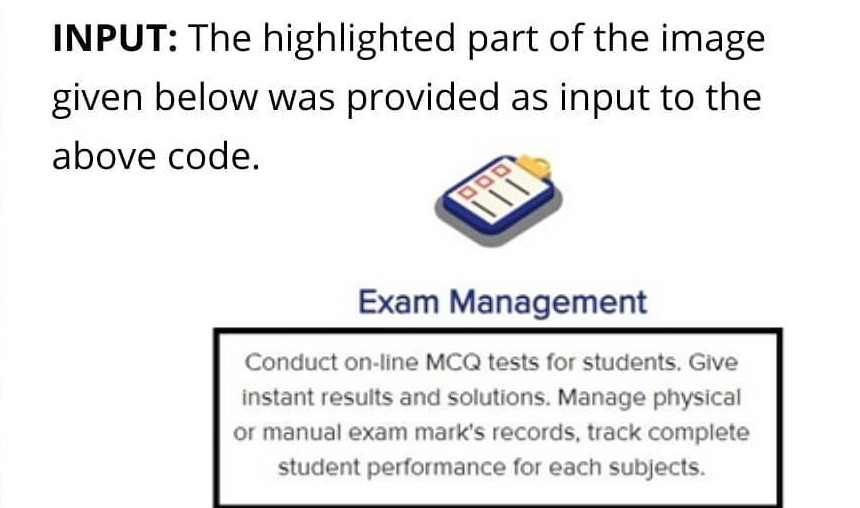
#> input picture mani9793/test.jpg, 860 x 508 px
$ python cartoon3.py
#> lines starting #> are read from the running program, lines starting #| are printed output that depends on the picture; after the words box and inside, x2 and y2 are one past the last pixel; in counts of white or black regions, pixels touching at a corner belong together
#> the answer given: ../mani9793/test.jpg
import cv2


class Cartoonizer:
    """Cartoonizer effect
        A class that applies a cartoon effect to an image.
        The class uses a bilateral filter and adaptive thresholding to create
        a cartoon effect.
    """

    def __init__(self):
        pass

    def render(self, img_rgb):
#> called with img_rgb = '../mani9793/test.jpg'
        img_rgb = cv2.imread(img_rgb)
#> img_rgb is the input picture: shape (508, 860, 3); mean B, G, R 236.4, 236.1, 236.2
        img_rgb = cv2.resize(img_rgb, (1366, 768))
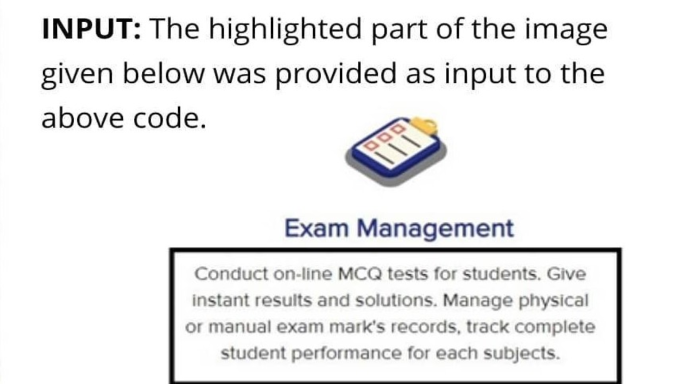
#> img_rgb: shape (768, 1366, 3) (shown at 1/2 size); mean B, G, R 236.4, 236.1, 236.1
        numDownSamples = 2  # number of downscaling steps
        numBilateralFilters = 50  # number of bilateral filtering steps
        # -- STEP 1 --
        # downsample image using Gaussian pyramid
        img_color = img_rgb
        for _ in range(numDownSamples):
            img_color = cv2.pyrDown(img_color)
#> this loop made 2 passes
#> pass 1, in render, `img_color = cv2.pyrDown(img_color)`:
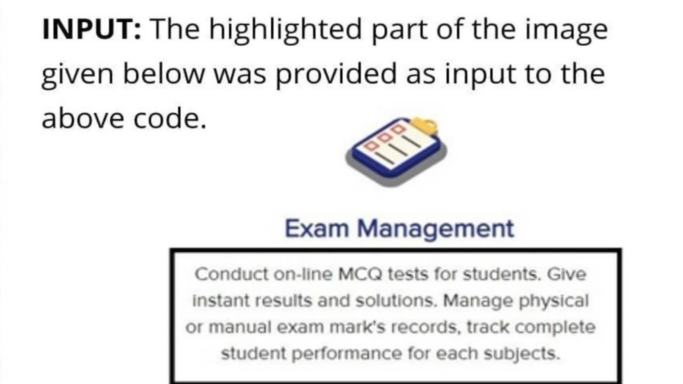
#> img_color: shape (384, 683, 3); mean B, G, R 236.5, 236.2, 236.2
#> pass 2, in render, `img_color = cv2.pyrDown(img_color)`:
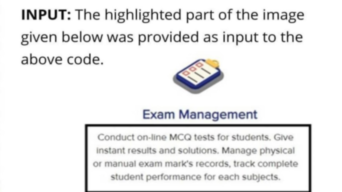
#> img_color: shape (192, 342, 3); mean B, G, R 236.7, 236.4, 236.5

        # cv2.waitKey(0)
        # repeatedly apply small bilateral filter instead of applying
        # one large filter
        for _ in range(numBilateralFilters):
            img_color = cv2.bilateralFilter(img_color, 9, 9, 7)

        # cv2.waitKey(0)
        # upsample image to original size
        for _ in range(numDownSamples):
            img_color = cv2.pyrUp(img_color)
#> this loop made 2 passes
#> pass 1, in render, `img_color = cv2.pyrUp(img_color)`:
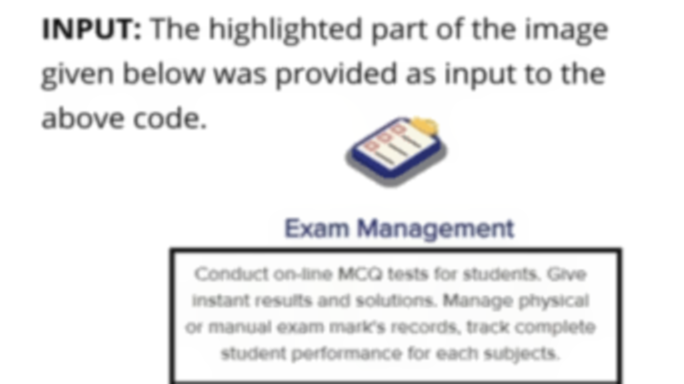
#> img_color: shape (384, 684, 3); mean B, G, R 237, 236.7, 236.7

        # cv2.waitKey(0)
        # -- STEPS 2 and 3 --
        # convert to grayscale and apply median blur
        img_gray = cv2.cvtColor(img_rgb, cv2.COLOR_RGB2GRAY)
        img_blur = cv2.medianBlur(img_gray, 3)

        # cv2.waitKey(0)
        # -- STEP 4 --
        # detect and enhance edges
        img_edge = cv2.adaptiveThreshold(img_blur, 255,
                                         cv2.ADAPTIVE_THRESH_MEAN_C,
                                         cv2.THRESH_BINARY, 11,11)
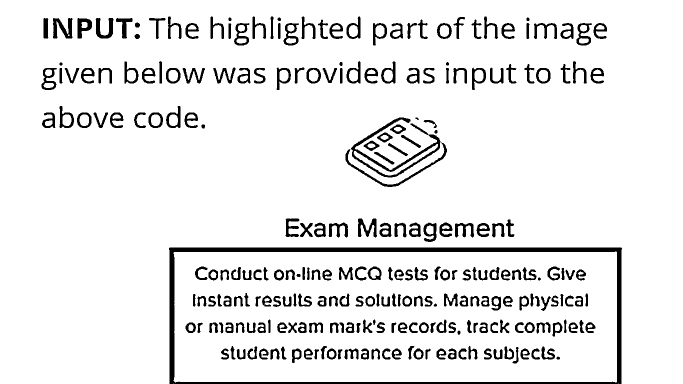
#> img_edge: shape (768, 1366) (shown at 1/2 size); 91.6% white; 261 black regions, largest, box (x1, y1, x2, y2) and area: (338, 495, 1244, 768) 16665, (702, 235, 881, 355) 3073, (691, 285, 894, 374) 1275

        # cv2.waitKey(0)
        # -- STEP 5 --
        # convert back to color so that it can be bit-ANDed with color image
        (x, y, z) = img_color.shape
#> x = 768; y = 1368; z = 3
        img_edge = cv2.resize(img_edge, (y, x))
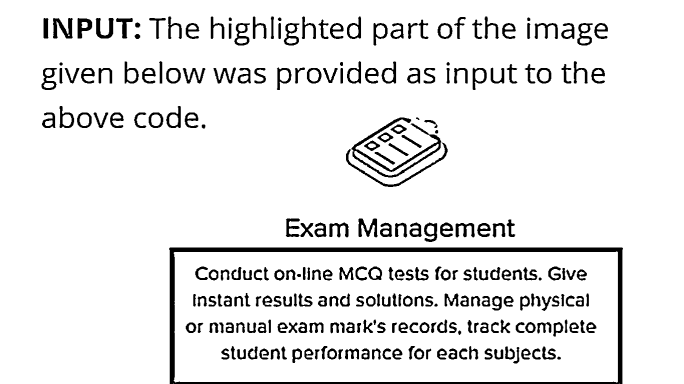
#> img_edge: shape (768, 1368) (shown at 1/2 size); min 0, max 255, mean 233.5
        img_edge = cv2.cvtColor(img_edge, cv2.COLOR_GRAY2RGB)
#> img_edge: shape (768, 1368, 3)

        cv2.waitKey(0)
        (x, y, z) = img_color.shape
        img_edge = cv2.resize(img_edge, (y, x))
        return cv2.bitwise_and(img_color, img_edge)
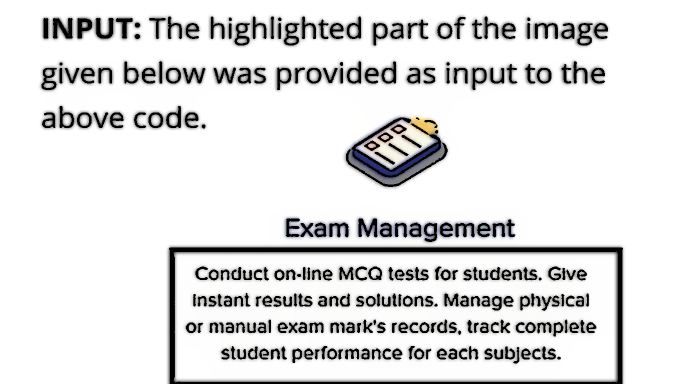
#> returned value: shape (768, 1368, 3) (shown at 1/2 size); mean of channels 0, 1, 2 224.6, 224.5, 224.6; drawn as B, G, R


tmp_canvas = Cartoonizer()

file_name = input()  # File_name will come here
res = tmp_canvas.render(file_name)

cv2.imwrite("Cartoon version.jpg", res)
cv2.imshow("Cartoon version", res)
cv2.waitKey(0)
cv2.destroyAllWindows()
